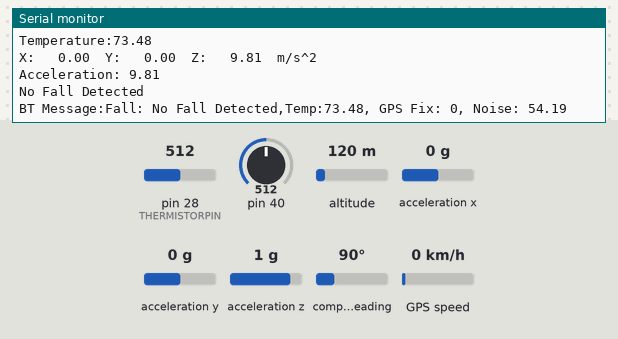
A sketch run on a simulated Teensy 4. On the bench: the last lines printed to the serial monitor. The test bench sets the inputs (shaded band); at power-on: acceleration x 0 g, pin 28 (THERMISTORPIN) = 512, pin 40 = 512, altitude 120 m, acceleration y 0 g, acceleration z 1 g, compass heading 90°, GPS speed 0 km/h. The GPS gets a fix after 3 s at 37.7749, -122.4194 with 8 satellites.

Above: at 1.2 s.
1.3 s: acceleration x set to -1.4 g
At 2.5 s:
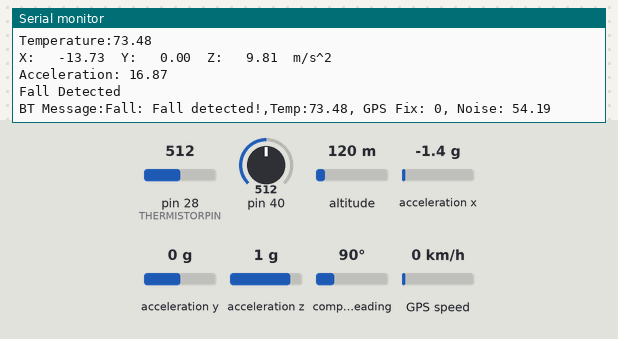
3.1 s: pin 28 (THERMISTORPIN) set to 716
At 4.3 s:
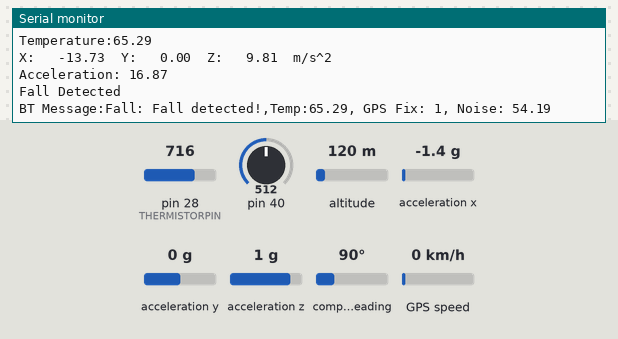
4.6 s: pin 40 set to 716
At 5.2 s:
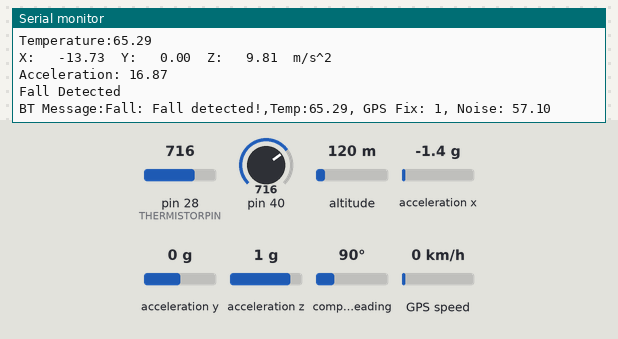
6.1 s: altitude set to 20 m
7.6 s: acceleration y set to -1.4 g
At 8.8 s:
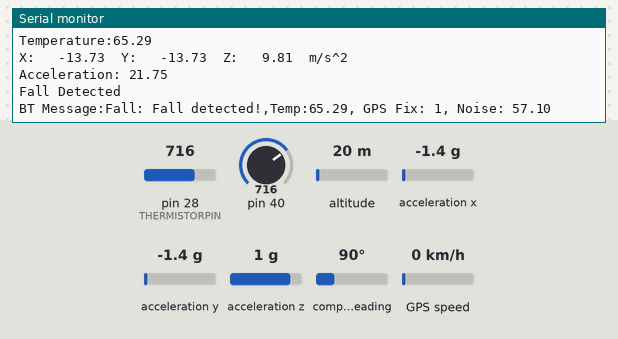
9.1 s: pin 28 (THERMISTORPIN) set to 992
At 9.8 s:
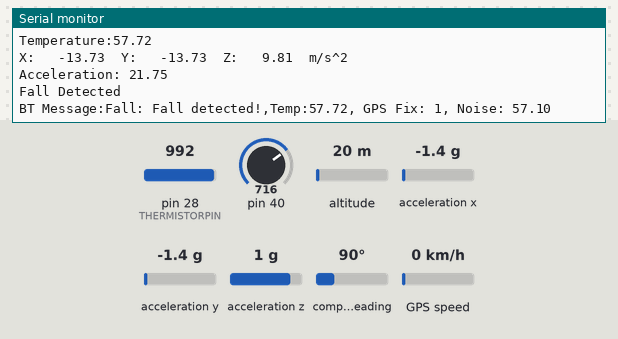
Timing chart, 0 to 11.6 s (numbered marks = the images above; inputs shaded):
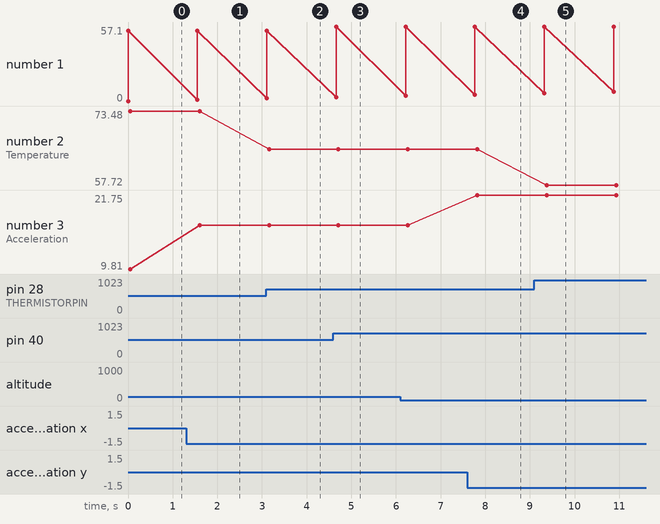

The sketch:

SafeStep_Hardware.ino
```cpp
/*
This is the main .ino file to be used with the Safe Step senior design project.

Authors are:
    Joseph Coker
    Emily Miller
    Colby Stevens
    Ryan Harper
*/
#include <Wire.h>
#include <Adafruit_MMA8451.h>
#include "Adafruit_Sensor.h"
#include "Adafruit_AM2320.h"
#include <Adafruit_GPS.h>
#include <stdio.h>
#include <SoftwareSerial.h>
#include <string>


// THERMISTOR SETUP
// which analog pin to connect
#define THERMISTORPIN A14
// resistance at 25 degrees C
#define THERMISTORNOMINAL 10000
// temp. for nominal resistance (almost always 25 C)
#define TEMPERATURENOMINAL 25
// how many samples to take and average, more takes longer
// but is more 'smooth'
#define NUMSAMPLES 5
// The beta coefficient of the thermistor (usually 3000-4000)
#define BCOEFFICIENT 3950
// the value of the 'other' resistor
#define SERIESRESISTOR 10000

int samples[NUMSAMPLES];


//INITIALIZING SENSOR PINS
//Bluetooth Sensor (HC=05)
SoftwareSerial mySerial(0, 1); //HC-05 Tx & Rx is connected to Arduino #3 & #2

//Temp & Humidity Sensor
Adafruit_AM2320 am2320 = Adafruit_AM2320(&Wire2);

//Decibel Sensor
int test_sensor = A16;

//GPS
SoftwareSerial GPSSerial(8,7);
Adafruit_GPS GPS(&GPSSerial);
#define GPSECHO true
uint32_t timer = millis();

//Accelerometer
Adafruit_MMA8451 mma = Adafruit_MMA8451();//&Wire1

void setup() {
  //Begin serial communication with Arduino and Arduino IDE (Serial Monitor)
  Serial.begin(9600);
  //Begin serial communication with Arduino and HC-05
  mySerial.begin(9600);
  //Startup temp & humidity sensor
  am2320.begin();
  //Startup up GPS
  GPSSerial.begin(9600);
  GPS.sendCommand(PMTK_SET_NMEA_OUTPUT_RMCGGA);
  GPS.sendCommand(PMTK_SET_NMEA_UPDATE_1HZ);
  GPS.sendCommand(PGCMD_ANTENNA);

  //Startup accelerometer
  if (! mma.begin()) {
    Serial.println("Couldnt start");
    while (1);
  }
  mma.setRange(MMA8451_RANGE_2_G);

  Serial.println("Setting up ...");
}

int i = 0;
void loop() {
  Serial.println(i);
  i += 1;


  //Serial.print("The code is running \n");
  //fall_detection();
  //temp_humidity();
  //ThermTemp();
  //GPS_data();
  //decibel_read()

  //make the string to send
  String send = "Fall: " + fall_detection() + ",Temp:"+ ThermTemp() + ", " +GPS_data()+", Noise: "+decibel_read();

  sendBTData(send);
  delay(1500);
}

String temp_humidity(){
  double f_temp = ((am2320.readTemperature()) * (1.8)) + 32;
  double hum_RH = am2320.readHumidity();
  Serial.print("Temp: "); Serial.print(f_temp); Serial.println(" F");
  Serial.print("Hum: "); Serial.print(hum_RH); Serial.println(" %RH");
  double heat_index = calculateHeatIndex(f_temp, hum_RH);
  Serial.print("Heat Index: ");Serial.println(heat_index);
  heat_index = round(heat_index * 1000)/1000;
  return conversion(heat_index);
}

double calculateHeatIndex(double temperatureF, double humidity) {
  // Returns the Heat Index based on the temperature in Farenheight and Humidity
  // Rothfusz regression equation and the adjustments based on the provided information to calculate the heat index accurately.
    double T = temperatureF; // Temperature
    double RH = humidity; // Relative Humidity
    // Check if the temperature is within a valid range
    if (T < 80.0 || RH < 13.0) {
        return T; // Heat index is not calculated for low temperatures or humidity.
    }
    double HI;
    if (T >= 80.0 && T <= 112.0 && RH <= 85.0) {
        HI = -42.379 + 2.04901523 * T + 10.14333127 * RH
            - 0.22475541 * T * RH - 0.00683783 * T * T
            - 0.05481717 * RH * RH + 0.00122874 * T * T * RH
            + 0.00085282 * T * RH * RH - 0.00000199 * T * T * RH * RH;
    } else {
        HI = 0.5 * (T + 61.0 + ((T - 68.0) * 1.2) + (RH * 0.094));
    }
    // Check if an adjustment is needed
    if (RH < 13.0 && T >= 80.0 && T <= 112.0) {
        double adjustment = ((13.0 - RH) / 4.0) * sqrt((17.0 - fabs(T - 95.0)) / 17.0);
        HI -= adjustment;

    } else if (RH > 85.0 && T >= 80.0 && T <= 87.0) {
        double adjustment = ((RH - 85.0) / 10.0) * ((87.0 - T) / 5.0);
        HI += adjustment;
    }
    return HI;
}

//used to test the decibel cap which will turn the digital output to HIGH
String decibel_read(){
  float decibel_level = 20 * log10(analogRead(test_sensor));
  Serial.println(decibel_level);
  return conversion(decibel_level);
/*
  if (decibel_level>=60) {
    Serial.println("Caution: Loud Noise");
    return "Caution: Loud Noise";
  }
  else {
    Serial.println("Safe level of Noise");
    return "WORKING";
  }
  */

}

String GPS_data(){
  char c = GPS.read();
  // if you want to debug, this is a good time to do it!
  if ((c) && (GPSECHO))
    Serial.write(c);

  // if a sentence is received, we can check the checksum, parse it...
  if (GPS.newNMEAreceived()) {
    // a tricky thing here is if we print the NMEA sentence, or data
    // we end up not listening and catching other sentences!
    // so be very wary if using OUTPUT_ALLDATA and trytng to print out data
    //Serial.println(GPS.lastNMEA());   // this also sets the newNMEAreceived() flag to false

    if (!GPS.parse(GPS.lastNMEA()))   // this also sets the newNMEAreceived() flag to false
      return;  // we can fail to parse a sentence in which case we should just wait for another
  }

  // approximately every 2 seconds or so, print out the current stats
  if (millis() - timer > 2000) {
    timer = millis(); // reset the timer

    Serial.print("GPS Fix: "); Serial.print((int)GPS.fix);
    Serial.print(" quality: "); Serial.println((int)GPS.fixquality);
    if (GPS.fix) {
      Serial.print("Location: ");
      Serial.print(GPS.latitude, 4); Serial.print(GPS.lat);
      Serial.print(", ");
      Serial.print(GPS.longitude, 4); Serial.println(GPS.lon);

      Serial.print("Speed (knots): "); Serial.println(GPS.speed);
      Serial.print("Angle: "); Serial.println(GPS.angle);
      Serial.print("Altitude: "); Serial.println(GPS.altitude);
      Serial.print("Satellites: "); Serial.println((int)GPS.satellites);
      Serial.print("Antenna status: "); Serial.println((int)GPS.antenna);
    }
  }
  return String("GPS Fix: " + String((int)GPS.fix));
}


String fall_detection(){

  /* Get a new sensor event */
  sensors_event_t event;
  mma.getEvent(&event);
  /* Display the results (acceleration is measured in m/s^2) */
  Serial.print("X: \t"); Serial.print(event.acceleration.x); Serial.print("\t");
  Serial.print("Y: \t"); Serial.print(event.acceleration.y); Serial.print("\t");
  Serial.print("Z: \t"); Serial.print(event.acceleration.z); Serial.print("\t");
  Serial.println("m/s^2 ");

  // Calculate the magnitude of acceleration
  float acceleration = sqrt(event.acceleration.x * event.acceleration.x +
       event.acceleration.y * event.acceleration.y +
       event.acceleration.z * event.acceleration.z);

  // Check for a fall (you may need to adjust the threshold)
  Serial.println("Acceleration: " + String(acceleration,2));
  if (acceleration > 15.0) {
    Serial.println("Fall Detected");
    return "Fall detected!";
    // Add your fall detection logic or alert mechanism here
  }else{
    Serial.println("No Fall Detected");
    return "No Fall Detected";
  }

}

String conversion(double value){
  return String(value, 2);
}

int sendBTData(String message){
  Serial.print("BT Message:" + message);
  mySerial.print("\n" + message);

  return 0;
}

String ThermTemp(){
  uint8_t i;
  float average;

  // take N samples in a row, with a slight delay
  for (i=0; i< NUMSAMPLES; i++) {
   samples[i] = analogRead(THERMISTORPIN);
   delay(10);
  }

  // average all the samples out
  average = 0;
  for (i=0; i< NUMSAMPLES; i++) {
     average += samples[i];
       //Serial.print("analog reading ");
      //Serial.println(samples[i]);
  }
  average /= NUMSAMPLES;

  //Serial.print("Average analog reading ");
  //Serial.println(average);

  // convert the value to resistance
  average = 1023 / (average - 1);
  average = SERIESRESISTOR / average;
  //Serial.print("Thermistor resistance ");
  //Serial.println(average);

  float steinhart;
  steinhart = average / THERMISTORNOMINAL;     // (R/Ro)
  steinhart = log(steinhart);                  // ln(R/Ro)
  steinhart /= BCOEFFICIENT;                   // 1/B * ln(R/Ro)
  steinhart += 1.0 / (TEMPERATURENOMINAL + 273.15); // + (1/To)
  steinhart = 1.0 / steinhart;                 // Invert
  steinhart -= 273.15;                         // convert absolute temp to C

  float faren = steinhart * (9/5) + 32;

  Serial.println("Temperature:" + conversion(faren));
  return conversion(faren);
}
```

Measured:
- after the input at 1.3 s, the serial monitor: prints a new line after 0.31 s (image 1)
- after the input at 3.1 s, the serial monitor: prints a new line after 0.06 s (image 2)
- after the input at 4.6 s, the serial monitor: prints a new line after 0.06 s (image 3)
- after the input at 7.6 s, the serial monitor: prints a new line after 0.22 s (image 4)
- after the input at 9.1 s, the serial monitor: prints a new line after 0.27 s (image 5)
- plotted number 1: 54.19 → 57.1 after the input at 4.6 s
- plotted number 2: 73.48 → 65.29 after the input at 3.1 s, 65.29 → 57.72 after the input at 9.1 s
- plotted number 3: 9.81 → 16.87 after the input at 1.3 s, 16.87 → 21.75 after the input at 7.6 s
